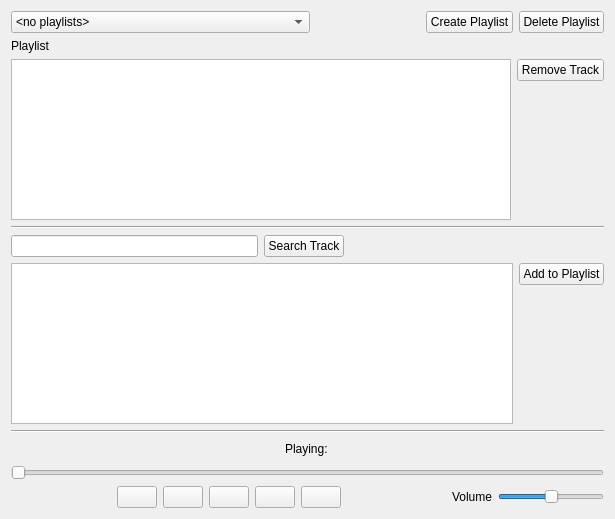
<?xml version="1.0" encoding="UTF-8"?>
<ui version="4.0">
 <class>Widget</class>
 <widget class="QWidget" name="Widget">
  <property name="geometry">
   <rect>
    <x>0</x>
    <y>0</y>
    <width>615</width>
    <height>519</height>
   </rect>
  </property>
  <property name="windowTitle">
   <string>Widget</string>
  </property>
  <layout class="QVBoxLayout" name="verticalLayout_2">
   <item>
    <layout class="QHBoxLayout" name="horizontalLayout">
     <item>
      <widget class="QComboBox" name="comboBox">
       <property name="sizePolicy">
        <sizepolicy hsizetype="Expanding" vsizetype="Fixed">
         <horstretch>0</horstretch>
         <verstretch>0</verstretch>
        </sizepolicy>
       </property>
       <property name="minimumSize">
        <size>
         <width>86</width>
         <height>0</height>
        </size>
       </property>
       <property name="maximumSize">
        <size>
         <width>16777215</width>
         <height>16777215</height>
        </size>
       </property>
       <item>
        <property name="text">
         <string>&lt;no playlists&gt;</string>
        </property>
       </item>
      </widget>
     </item>
     <item>
      <spacer name="horizontalSpacer_5">
       <property name="orientation">
        <enum>Qt::Horizontal</enum>
       </property>
       <property name="sizeType">
        <enum>QSizePolicy::Fixed</enum>
       </property>
       <property name="sizeHint" stdset="0">
        <size>
         <width>50</width>
         <height>20</height>
        </size>
       </property>
      </spacer>
     </item>
     <item>
      <spacer name="horizontalSpacer_4">
       <property name="orientation">
        <enum>Qt::Horizontal</enum>
       </property>
       <property name="sizeType">
        <enum>QSizePolicy::Preferred</enum>
       </property>
       <property name="sizeHint" stdset="0">
        <size>
         <width>60</width>
         <height>20</height>
        </size>
       </property>
      </spacer>
     </item>
     <item>
      <widget class="QPushButton" name="btCreatePlaylist">
       <property name="text">
        <string>Create Playlist</string>
       </property>
      </widget>
     </item>
     <item>
      <widget class="QPushButton" name="btDeletePl">
       <property name="sizePolicy">
        <sizepolicy hsizetype="Fixed" vsizetype="Fixed">
         <horstretch>0</horstretch>
         <verstretch>0</verstretch>
        </sizepolicy>
       </property>
       <property name="text">
        <string>Delete Playlist</string>
       </property>
      </widget>
     </item>
    </layout>
   </item>
   <item>
    <widget class="QLabel" name="label">
     <property name="text">
      <string>Playlist</string>
     </property>
    </widget>
   </item>
   <item>
    <layout class="QHBoxLayout" name="horizontalLayout_2">
     <item>
      <widget class="QListWidget" name="playlistListWidget"/>
     </item>
     <item>
      <layout class="QVBoxLayout" name="verticalLayout">
       <item>
        <widget class="QPushButton" name="btRemove">
         <property name="text">
          <string>Remove Track</string>
         </property>
        </widget>
       </item>
       <item>
        <spacer name="verticalSpacer_3">
         <property name="orientation">
          <enum>Qt::Vertical</enum>
         </property>
         <property name="sizeHint" stdset="0">
          <size>
           <width>20</width>
           <height>40</height>
          </size>
         </property>
        </spacer>
       </item>
      </layout>
     </item>
    </layout>
   </item>
   <item>
    <widget class="Line" name="line">
     <property name="orientation">
      <enum>Qt::Horizontal</enum>
     </property>
    </widget>
   </item>
   <item>
    <layout class="QHBoxLayout" name="horizontalLayout_3">
     <item>
      <widget class="QLineEdit" name="lineMusic"/>
     </item>
     <item>
      <widget class="QPushButton" name="btSearch">
       <property name="text">
        <string>Search Track</string>
       </property>
      </widget>
     </item>
     <item>
      <spacer name="horizontalSpacer_3">
       <property name="orientation">
        <enum>Qt::Horizontal</enum>
       </property>
       <property name="sizeHint" stdset="0">
        <size>
         <width>40</width>
         <height>20</height>
        </size>
       </property>
      </spacer>
     </item>
     <item>
      <widget class="QLabel" name="labelPreview">
       <property name="text">
        <string/>
       </property>
      </widget>
     </item>
    </layout>
   </item>
   <item>
    <layout class="QHBoxLayout" name="horizontalLayout_4">
     <item>
      <widget class="QListWidget" name="searchListWidget"/>
     </item>
     <item>
      <layout class="QVBoxLayout" name="verticalLayout_3">
       <item>
        <widget class="QPushButton" name="btAdd">
         <property name="text">
          <string>Add to Playlist</string>
         </property>
        </widget>
       </item>
       <item>
        <spacer name="verticalSpacer_2">
         <property name="orientation">
          <enum>Qt::Vertical</enum>
         </property>
         <property name="sizeHint" stdset="0">
          <size>
           <width>20</width>
           <height>40</height>
          </size>
         </property>
        </spacer>
       </item>
      </layout>
     </item>
    </layout>
   </item>
   <item>
    <widget class="Line" name="line_2">
     <property name="orientation">
      <enum>Qt::Horizontal</enum>
     </property>
    </widget>
   </item>
   <item>
    <layout class="QHBoxLayout" name="horizontalLayout_6">
     <item>
      <spacer name="horizontalSpacer_6">
       <property name="orientation">
        <enum>Qt::Horizontal</enum>
       </property>
       <property name="sizeHint" stdset="0">
        <size>
         <width>40</width>
         <height>20</height>
        </size>
       </property>
      </spacer>
     </item>
     <item>
      <widget class="QLabel" name="labelPlaying">
       <property name="text">
        <string>Playing: </string>
       </property>
      </widget>
     </item>
     <item>
      <spacer name="horizontalSpacer_7">
       <property name="orientation">
        <enum>Qt::Horizontal</enum>
       </property>
       <property name="sizeHint" stdset="0">
        <size>
         <width>40</width>
         <height>20</height>
        </size>
       </property>
      </spacer>
     </item>
    </layout>
   </item>
   <item>
    <widget class="QSlider" name="progressSlider">
     <property name="maximum">
      <number>108</number>
     </property>
     <property name="orientation">
      <enum>Qt::Horizontal</enum>
     </property>
    </widget>
   </item>
   <item>
    <layout class="QHBoxLayout" name="horizontalLayout_5">
     <item>
      <spacer name="horizontalSpacer">
       <property name="orientation">
        <enum>Qt::Horizontal</enum>
       </property>
       <property name="sizeHint" stdset="0">
        <size>
         <width>40</width>
         <height>20</height>
        </size>
       </property>
      </spacer>
     </item>
     <item>
      <widget class="QPushButton" name="btPrevious">
       <property name="text">
        <string/>
       </property>
       <property name="iconSize">
        <size>
         <width>30</width>
         <height>30</height>
        </size>
       </property>
      </widget>
     </item>
     <item>
      <widget class="QPushButton" name="btPause">
       <property name="text">
        <string/>
       </property>
       <property name="iconSize">
        <size>
         <width>30</width>
         <height>30</height>
        </size>
       </property>
      </widget>
     </item>
     <item>
      <widget class="QPushButton" name="btPlay">
       <property name="styleSheet">
        <string notr="true"/>
       </property>
       <property name="text">
        <string/>
       </property>
       <property name="iconSize">
        <size>
         <width>30</width>
         <height>30</height>
        </size>
       </property>
      </widget>
     </item>
     <item>
      <widget class="QPushButton" name="btStop">
       <property name="text">
        <string/>
       </property>
       <property name="iconSize">
        <size>
         <width>30</width>
         <height>30</height>
        </size>
       </property>
      </widget>
     </item>
     <item>
      <widget class="QPushButton" name="btNext">
       <property name="text">
        <string/>
       </property>
       <property name="iconSize">
        <size>
         <width>30</width>
         <height>30</height>
        </size>
       </property>
      </widget>
     </item>
     <item>
      <spacer name="horizontalSpacer_2">
       <property name="orientation">
        <enum>Qt::Horizontal</enum>
       </property>
       <property name="sizeHint" stdset="0">
        <size>
         <width>40</width>
         <height>20</height>
        </size>
       </property>
      </spacer>
     </item>
     <item>
      <widget class="QLabel" name="label_2">
       <property name="text">
        <string>Volume</string>
       </property>
      </widget>
     </item>
     <item>
      <widget class="QSlider" name="volumeSlider">
       <property name="minimum">
        <number>0</number>
       </property>
       <property name="maximum">
        <number>100</number>
       </property>
       <property name="value">
        <number>50</number>
       </property>
       <property name="orientation">
        <enum>Qt::Horizontal</enum>
       </property>
      </widget>
     </item>
    </layout>
   </item>
  </layout>
 </widget>
 <resources/>
 <connections/>
</ui>
